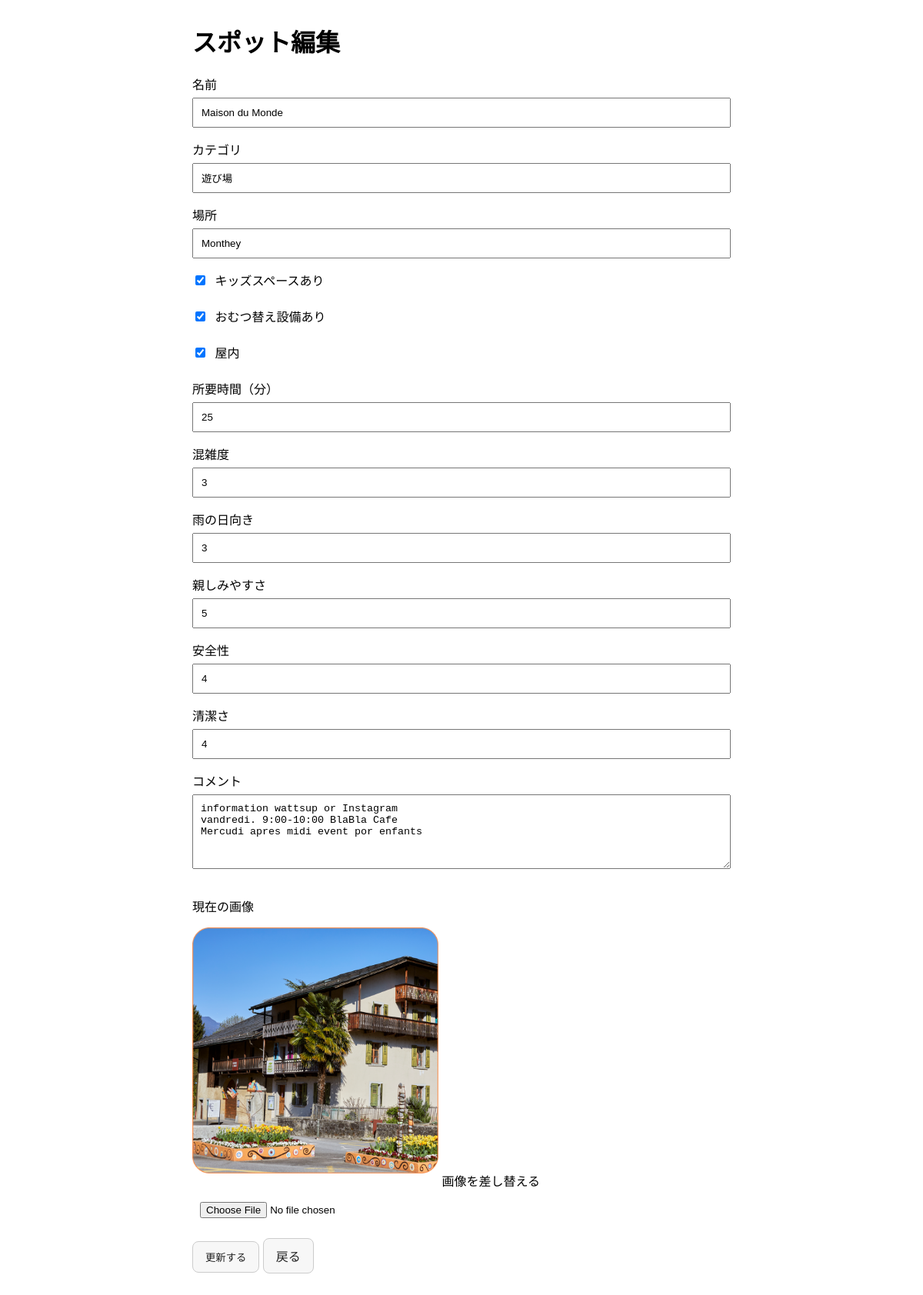
/edit/24, run on the app's committed database.
### tables this page shows
CREATE TABLE kid_friendly_places (
    id INTEGER PRIMARY KEY AUTOINCREMENT,
    name TEXT NOT NULL,
    category TEXT NOT NULL,
    location TEXT NOT NULL,
    has_kids_area INTEGER,
    has_diaper_facility INTEGER,
    indoor INTEGER,
    travel_time_minutes INTEGER,
    crowd_rating INTEGER,
    rain_friendly INTEGER,
    friendly_rating INTEGER,
    safety_rating INTEGER,
    cleanliness_rating INTEGER,
    comments TEXT,
    image TEXT
);

### app.py (the view, shortened to what this page needs)
@app.route("/edit/<int:place_id>", methods=["GET", "POST"])
def edit_place(place_id):
    place = query_db(
        "SELECT * FROM kid_friendly_places WHERE id = ?",
        (place_id,),
        one=True
    )
    if place is None:
        return "Place not found", 404
    return render_template("edit.html", place=place)

### app.py (called while the page is built)
def get_db_connection():
    conn = sqlite3.connect(DB_NAME)
    conn.row_factory = sqlite3.Row
    return conn

def query_db(query, args=(), one=False):
    conn = get_db_connection()
    cur = conn.cursor()
    cur.execute(query, args)
    is_select = query.strip().lower().startswith("select")
    if is_select:
        rv = cur.fetchall()
    else:
        rv = None
    conn.commit()
    conn.close()
    if is_select:
        return (rv[0] if rv else None) if one else rv
    return None

### templates/edit.html (shortened to what this page needs)
<!DOCTYPE html>
<html lang="ja">
<head>
</head>
<body>
    <h1>スポット編集</h1>
    <form method="POST" enctype="multipart/form-data">
        <label>名前</label>
        <input type="text" name="name" value="{{ place['name'] or '' }}" required>
        <label>カテゴリ</label>
        <input type="text" name="category" value="{{ place['category'] or '' }}" required>
        <label>場所</label>
        <input type="text" name="location" value="{{ place['location'] or '' }}" required>
        <div class="checkbox-row">
            <label><input type="checkbox" name="has_kids_area" {% if place['has_kids_area'] %}checked{% endif %}> キッズスペースあり</label>
        </div>
        <div class="checkbox-row">
            <label><input type="checkbox" name="has_diaper_facility" {% if place['has_diaper_facility'] %}checked{% endif %}> おむつ替え設備あり</label>
        </div>
        <div class="checkbox-row">
            <label><input type="checkbox" name="indoor" {% if place['indoor'] %}checked{% endif %}> 屋内</label>
        </div>
        <label>所要時間（分）</label>
        <input type="number" name="travel_time_minutes" min="0" value="{{ place['travel_time_minutes'] or 0 }}">
        <label>混雑度</label>
        <input type="number" name="crowd_rating" min="0" max="5" value="{{ place['crowd_rating'] or 0 }}">
        <label>雨の日向き</label>
        <input type="number" name="rain_friendly" min="0" max="5" value="{{ place['rain_friendly'] or 0 }}">
        <label>親しみやすさ</label>
        <input type="number" name="friendly_rating" min="0" max="5" value="{{ place['friendly_rating'] or 0 }}">
        <label>安全性</label>
        <input type="number" name="safety_rating" min="0" max="5" value="{{ place['safety_rating'] or 0 }}">
        <label>清潔さ</label>
        <input type="number" name="cleanliness_rating" min="0" max="5" value="{{ place['cleanliness_rating'] or 0 }}">
        <label>コメント</label>
        <textarea name="comments" rows="5">{{ place['comments'] or '' }}</textarea>
        {% if place['image'] %}
            <p>現在の画像</p>
            <img src="{{ url_for('static', filename='uploads/' + place['image']) }}" alt="{{ place['name'] }}">
        {% endif %}
        <label>画像を差し替える</label>
        <input type="file" name="image" accept="image/*">
        <button class="btn" type="submit">更新する</button>
        <a class="btn" href="{{ url_for('home') }}">戻る</a>
    </form>
</body>
</html>

### templates/edit.html (style rules this page uses)
body { font-family: Arial, sans-serif; max-width: 700px; margin: 30px auto; padding: 0 16px; }
input, textarea { width: 100%; padding: 10px; margin-top: 6px; margin-bottom: 16px; box-sizing: border-box; }
.checkbox-row { margin-bottom: 12px; }
.checkbox-row input { width: auto; margin-right: 8px; }
.btn { display: inline-block; padding: 10px 16px; text-decoration: none; border-radius: 8px; border: 1px solid #ccc; color: #222; background: #f7f7f7; cursor: pointer; }
img { max-width: 320px; border-radius: 10px; margin-bottom: 16px; }

### data on the page
kid_friendly_places: name "Maison du Monde", category "遊び場", location "Monthey", has_kids_area "☑", has_diaper_facility "☑", indoor "☑", travel_time_minutes "25", crowd_rating "3", rain_friendly "3", friendly_rating "5", safety_rating "4", cleanliness_rating "4", comments "information wattsup or Instagram vandredi. 9:00-10:00 BlaBla Cafe Mercudi apres midi event por enfants", image (picture)
